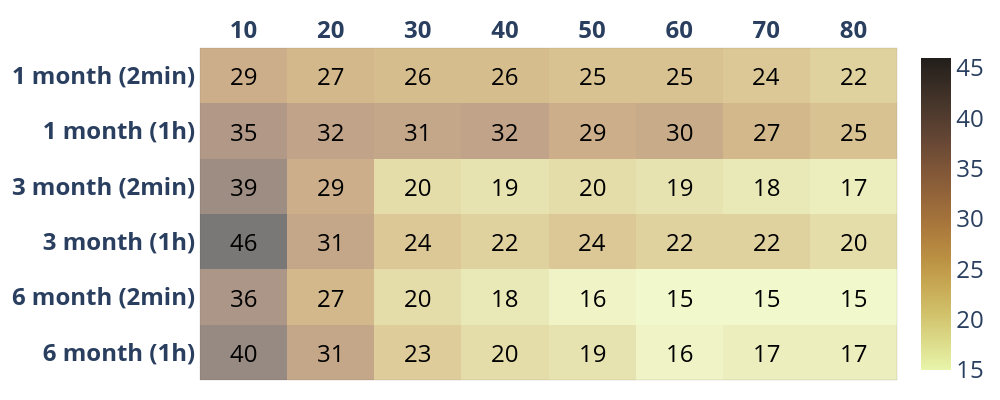

Notebook source saved alongside this figure:
### Code cell
#!pip install -U kaleido
import plotly.graph_objects as go
from functools import reduce
from itertools import product

z=[list(np.ceil(np.array(RMSE_6_CO_2)*100).astype(int)),list(np.ceil(np.array(RMSE_6_CO)*100).astype(int)),
   list(np.ceil(np.array(RMSE_3_CO_2)*100).astype(int)),list(np.ceil(np.array(RMSE_3_CO)*100).astype(int)),
  list(np.ceil(np.array(RMSE_1_CO_2)*100).astype(int)),list(np.ceil(np.array(RMSE_1_CO)*100).astype(int))]
x=['<b>10</b>', '<b>20</b>', '<b>30</b>', '<b>40</b>', '<b>50</b>','<b>60</b>',
   '<b>70</b>','<b>80</b>']
y=['<b>6 month (1h)</b>','<b>6 month (2min)</b>','<b>3 month (1h)</b>','<b>3 month (2min)</b>',
   '<b>1 month (1h)','<b>1 month (2min)</b>']

def get_anno_text(z_value):
    annotations=[]
    a, b = len(z_value), len(z_value[0])
    flat_z = reduce(lambda x,y: x+y, z_value) # z_value.flat if you deal with numpy
    coords = product(range(a), range(b))
    for pos, elem in zip(coords, flat_z):
        annotations.append({'font': {'color': 'black'},
                    'showarrow': False,
                    'text': str(elem),
                    'x': pos[1],
                    'y': pos[0],
                        'font.size':24   })
    return annotations

fig = go.Figure(data=go.Heatmap(
                   z=z,
                   x=x,
                   y=y,
                   hoverongaps = True, colorscale ='turbid',
    opacity=0.6,colorbar=dict(tickfont=dict(size=24)) ))#matter#

fig.update_layout(title={'text': "",
        'y':0.8,
        'x':0.5,
        'xanchor': 'center',
        'yanchor': 'top'},
           plot_bgcolor='rgba(0,0,0,0)',       
    annotations = get_anno_text(z),
                 width=1000,
height=400,xaxis={'side': 'top'},margin=dict(l=20, r=20, t=20, b=20))

fig.update_xaxes(tickfont = dict(size=24),linewidth=0.1, linecolor='black',
    
                 mirror=True)
fig.update_yaxes(tickfont = dict(size=24),linewidth=0.1, linecolor='black',
        
                 mirror=True)
fig.write_image("RMSE_CO_S_POLAR.pdf",engine="kaleido")
#plt.savefig("table2a.pdf", format="pdf", bbox_inches="tight")
fig.show()

### Figure 1 — Plotly figure (JSON) as saved in the notebook; plotly's stock layout.template omitted (floating-point values rounded to 4 significant figures)
{"data": [{"colorbar": {"tickfont": {"size": 24}}, "colorscale": [[0, "rgb(232, 245, 171)"], [0.09091, "rgb(220, 219, 137)"], [0.1818, "rgb(209, 193, 107)"], [0.2727, "rgb(199, 168, 83)"], [0.3636, "rgb(186, 143, 66)"], [0.4545, "rgb(170, 121, 60)"], [0.5455, "rgb(151, 103, 58)"], [0.6364, "rgb(129, 87, 56)"], [0.7273, "rgb(104, 72, 53)"], [0.8182, "rgb(80, 59, 46)"], [0.9091, "rgb(57, 45, 37)"], [1, "rgb(34, 30, 27)"]], "hoverongaps": true, "opacity": 0.6, "type": "heatmap", "x": ["<b>10</b>", "<b>20</b>", "<b>30</b>", "<b>40</b>", "<b>50</b>", "<b>60</b>", "<b>70</b>", "<b>80</b>"], "y": ["<b>6 month (1h)</b>", "<b>6 month (2min)</b>", "<b>3 month (1h)</b>", "<b>3 month (2min)</b>", "<b>1 month (1h)", "<b>1 month (2min)</b>"], "z": [[40, 31, 23, 20, 19, 16, 17, 17], [36, 27, 20, 18, 16, 15, 15, 15], [46, 31, 24, 22, 24, 22, 22, 20], [39, 29, 20, 19, 20, 19, 18, 17], [35, 32, 31, 32, 29, 30, 27, 25], [29, 27, 26, 26, 25, 25, 24, 22]]}], "layout": {"annotations": [{"font": {"color": "black", "size": 24}, "showarrow": false, "text": "40", "x": 0, "y": 0}, {"font": {"color": "black", "size": 24}, "showarrow": false, "text": "31", "x": 1, "y": 0}, {"font": {"color": "black", "size": 24}, "showarrow": false, "text": "23", "x": 2, "y": 0}, {"font": {"color": "black", "size": 24}, "showarrow": false, "text": "20", "x": 3, "y": 0}, {"font": {"color": "black", "size": 24}, "showarrow": false, "text": "19", "x": 4, "y": 0}, {"font": {"color": "black", "size": 24}, "showarrow": false, "text": "16", "x": 5, "y": 0}, {"font": {"color": "black", "size": 24}, "showarrow": false, "text": "17", "x": 6, "y": 0}, {"font": {"color": "black", "size": 24}, "showarrow": false, "text": "17", "x": 7, "y": 0}, {"font": {"color": "black", "size": 24}, "showarrow": false, "text": "36", "x": 0, "y": 1}, {"font": {"color": "black", "size": 24}, "showarrow": false, "text": "27", "x": 1, "y": 1}, {"font": {"color": "black", "size": 24}, "showarrow": false, "text": "20", "x": 2, "y": 1}, {"font": {"color": "black", "size": 24}, "showarrow": false, "text": "18", "x": 3, "y": 1}, {"font": {"color": "black", "size": 24}, "showarrow": false, "text": "16", "x": 4, "y": 1}, {"font": {"color": "black", "size": 24}, "showarrow": false, "text": "15", "x": 5, "y": 1}, {"font": {"color": "black", "size": 24}, "showarrow": false, "text": "15", "x": 6, "y": 1}, {"font": {"color": "black", "size": 24}, "showarrow": false, "text": "15", "x": 7, "y": 1}, {"font": {"color": "black", "size": 24}, "showarrow": false, "text": "46", "x": 0, "y": 2}, {"font": {"color": "black", "size": 24}, "showarrow": false, "text": "31", "x": 1, "y": 2}, {"font": {"color": "black", "size": 24}, "showarrow": false, "text": "24", "x": 2, "y": 2}, {"font": {"color": "black", "size": 24}, "showarrow": false, "text": "22", "x": 3, "y": 2}, {"font": {"color": "black", "size": 24}, "showarrow": false, "text": "24", "x": 4, "y": 2}, {"font": {"color": "black", "size": 24}, "showarrow": false, "text": "22", "x": 5, "y": 2}, {"font": {"color": "black", "size": 24}, "showarrow": false, "text": "22", "x": 6, "y": 2}, {"font": {"color": "black", "size": 24}, "showarrow": false, "text": "20", "x": 7, "y": 2}, {"font": {"color": "black", "size": 24}, "showarrow": false, "text": "39", "x": 0, "y": 3}, {"font": {"color": "black", "size": 24}, "showarrow": false, "text": "29", "x": 1, "y": 3}, {"font": {"color": "black", "size": 24}, "showarrow": false, "text": "20", "x": 2, "y": 3}, {"font": {"color": "black", "size": 24}, "showarrow": false, "text": "19", "x": 3, "y": 3}, {"font": {"color": "black", "size": 24}, "showarrow": false, "text": "20", "x": 4, "y": 3}, {"font": {"color": "black", "size": 24}, "showarrow": false, "text": "19", "x": 5, "y": 3}, {"font": {"color": "black", "size": 24}, "showarrow": false, "text": "18", "x": 6, "y": 3}, {"font": {"color": "black", "size": 24}, "showarrow": false, "text": "17", "x": 7, "y": 3}, {"font": {"color": "black", "size": 24}, "showarrow": false, "text": "35", "x": 0, "y": 4}, {"font": {"color": "black", "size": 24}, "showarrow": false, "text": "32", "x": 1, "y": 4}, {"font": {"color": "black", "size": 24}, "showarrow": false, "text": "31", "x": 2, "y": 4}, {"font": {"color": "black", "size": 24}, "showarrow": false, "text": "32", "x": 3, "y": 4}, {"font": {"color": "black", "size": 24}, "showarrow": false, "text": "29", "x": 4, "y": 4}, {"font": {"color": "black", "size": 24}, "showarrow": false, "text": "30", "x": 5, "y": 4}, {"font": {"color": "black", "size": 24}, "showarrow": false, "text": "27", "x": 6, "y": 4}, {"font": {"color": "black", "size": 24}, "showarrow": false, "text": "25", "x": 7, "y": 4}, {"font": {"color": "black", "size": 24}, "showarrow": false, "text": "29", "x": 0, "y": 5}, {"font": {"color": "black", "size": 24}, "showarrow": false, "text": "27", "x": 1, "y": 5}, {"font": {"color": "black", "size": 24}, "showarrow": false, "text": "26", "x": 2, "y": 5}, {"font": {"color": "black", "size": 24}, "showarrow": false, "text": "26", "x": 3, "y": 5}, {"font": {"color": "black", "size": 24}, "showarrow": false, "text": "25", "x": 4, "y": 5}, {"font": {"color": "black", "size": 24}, "showarrow": false, "text": "25", "x": 5, "y": 5}, {"font": {"color": "black", "size": 24}, "showarrow": false, "text": "24", "x": 6, "y": 5}, {"font": {"color": "black", "size": 24}, "showarrow": false, "text": "22", "x": 7, "y": 5}], "height": 400, "margin": {"b": 20, "l": 20, "r": 20, "t": 20}, "plot_bgcolor": "rgba(0,0,0,0)", "title": {"text": "", "x": 0.5, "xanchor": "center", "y": 0.8, "yanchor": "top"}, "width": 1000, "xaxis": {"linecolor": "black", "linewidth": 0.1, "mirror": true, "side": "top", "tickfont": {"size": 24}}, "yaxis": {"linecolor": "black", "linewidth": 0.1, "mirror": true, "tickfont": {"size": 24}}}}
